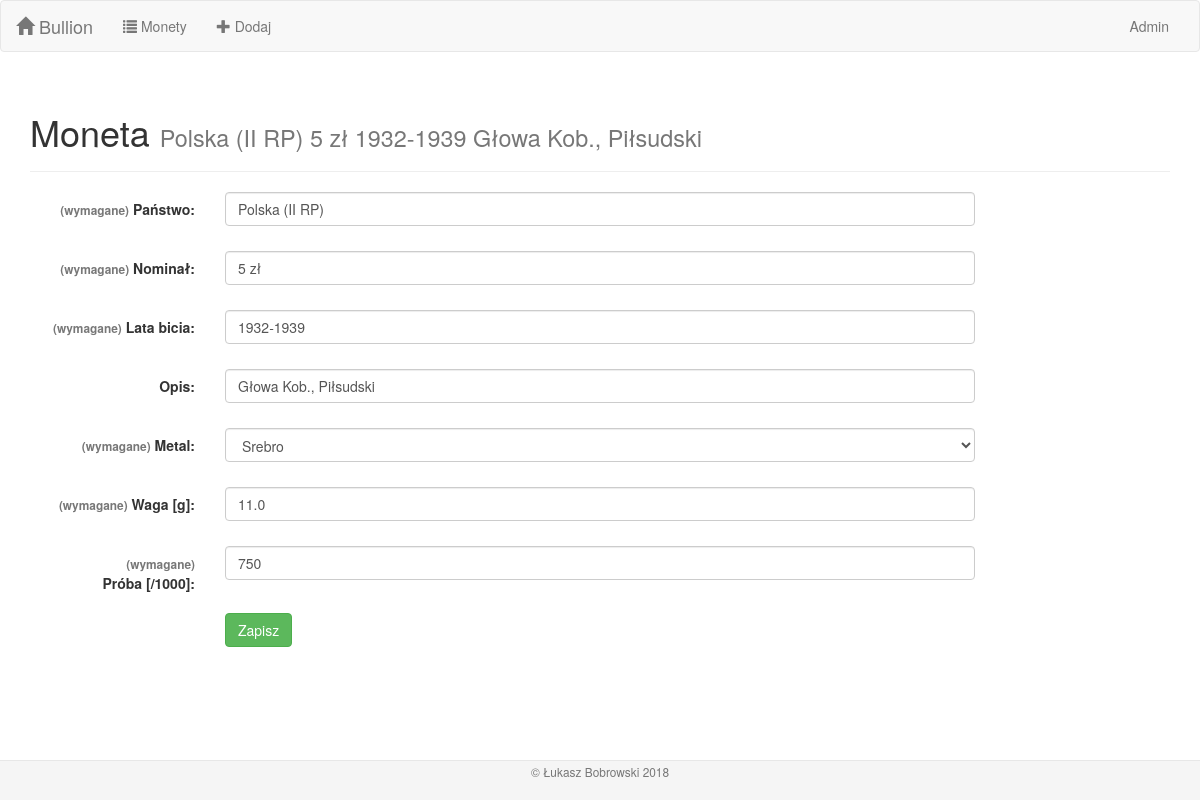
Before: /coins/22/edit with the older database file.
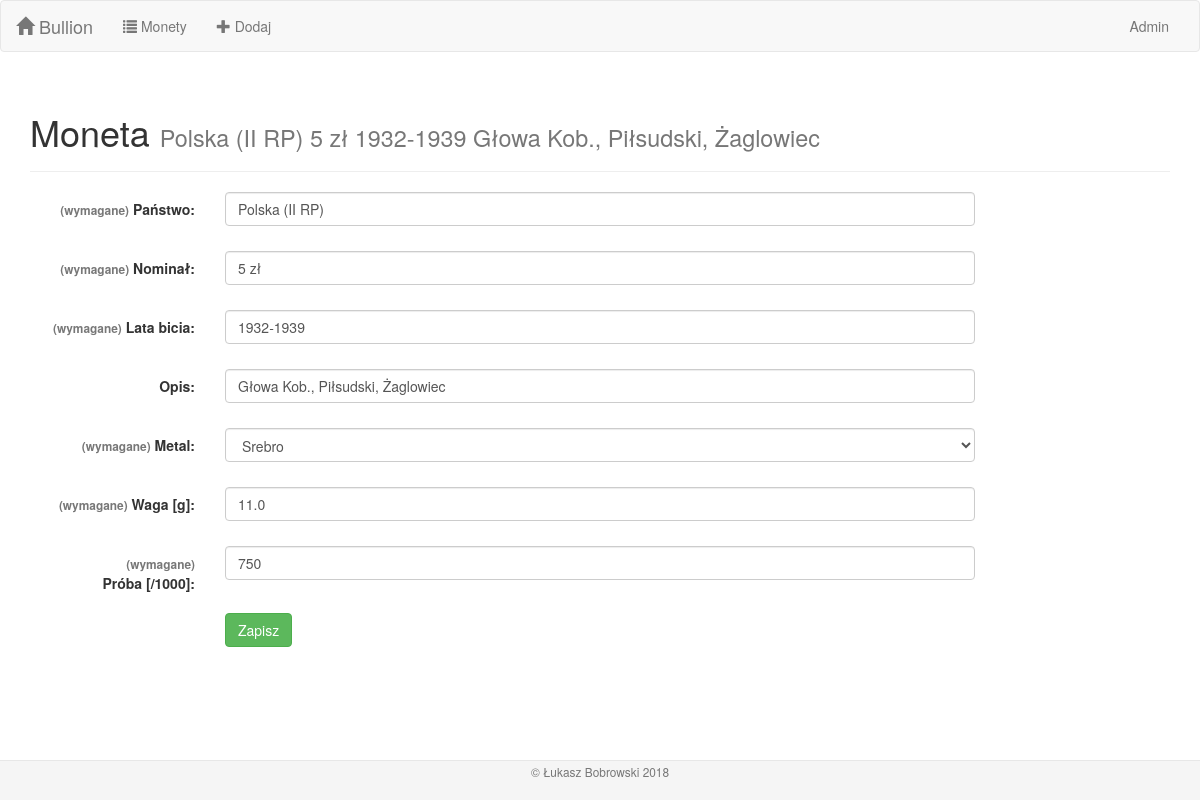
After: the same page with the newer database file.
### bullion/models.py (models this page shows, shortened)
class Coin(models.Model):
    country = models.CharField(max_length=100, verbose_name='państwo')
    face_value = models.CharField(max_length=100, verbose_name='nominał')
    mint_years = models.CharField(max_length=100, verbose_name='lata bicia')
    description = models.CharField(max_length=200, blank=True, default='', verbose_name='opis')
    metal = models.ForeignKey(Metal, on_delete=models.CASCADE, verbose_name='metal')
    weight = models.FloatField(validators=[MinValueValidator(0.01)], verbose_name='waga [g]')
    fineness = models.IntegerField(validators=[MinValueValidator(10), MaxValueValidator(1000)],
                                   verbose_name='próba [/1000]')
    class Meta:
        verbose_name = 'Moneta'
        verbose_name_plural = 'Monety'
    def inline_text(self):
        fields = [self.country, self.face_value, self.mint_years, self.description]
        return ' '.join(str(f) for f in fields)

### bullion/views.py (the view)
# urls.py: path('coins/<int:pk>/edit', views.CoinUpdateView.as_view(), name='coin_update'),
class CoinUpdateView(UpdateView):
    model = models.Coin
    form_class = forms.CoinModelForm

### bullion/forms.py
class CoinModelForm(BootstrapModelForm):
    class Meta:
        model = models.Coin
        fields = '__all__'

### bullion/models.py (called while the page is built)
    def __str__(self):
        return self.name

### bullion/templates/bullion/coin_form.html (shortened to what this page needs)
{% extends 'bullion/base.html' %}
{% block content %}
{% load l10n %}
<div class="container">
    <div class="page-header">
        {% if coin.pk %}
            <h1>Moneta <small>{{ coin.inline_text }}</small></h1>
        {% else %}
            <h1>Nowa Moneta</h1>
        {% endif %}
    </div>
    <form class="form-horizontal" action="" method="post" enctype="multipart/form-data">
        {% for field in form %}
            <div class="form-group {% if field.errors %}has-error{% endif %}">
                <label class="control-label col-sm-2">
                    {% if field.field.required %}<span class="font-weight-normal small text-muted">(wymagane)</span>{% endif %}
                    {{ field.label_tag }}
                </label>
                <div class="col-sm-8">
                    {{ field }}
                </div>
            </div>
        {% endfor %}
        <div class="form-group">
            <div class="col-sm-offset-2 col-sm-8">
                <button type="submit" class="btn btn-success">Zapisz</button>
            </div>
        </div>
    </form>
</div>
{% endblock %}

Changed rows visible on the page:
changed Coin "Polska (II RP)": inline_text "Polska (II RP) 5 zł 1932-1939 Głowa Kob., Piłsudski" → "Polska (II RP) 5 zł 1932-1939 Głowa Kob., Piłsudski, Żaglowiec"; description "Głowa Kob., Piłsudski" → "Głowa Kob., Piłsudski, Żaglowiec"
